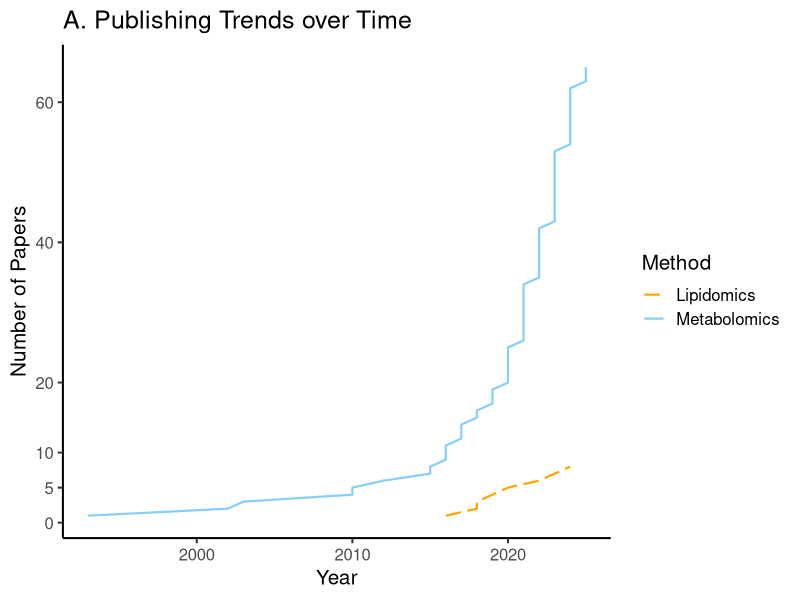
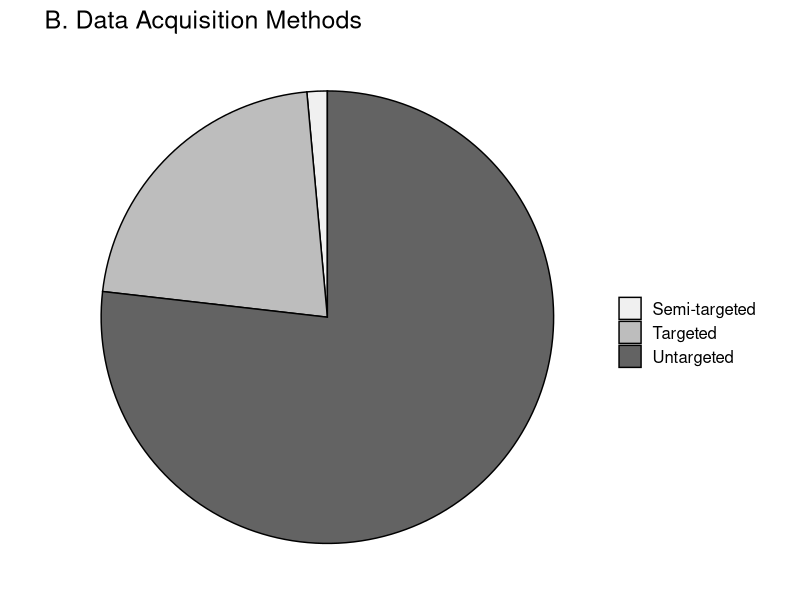
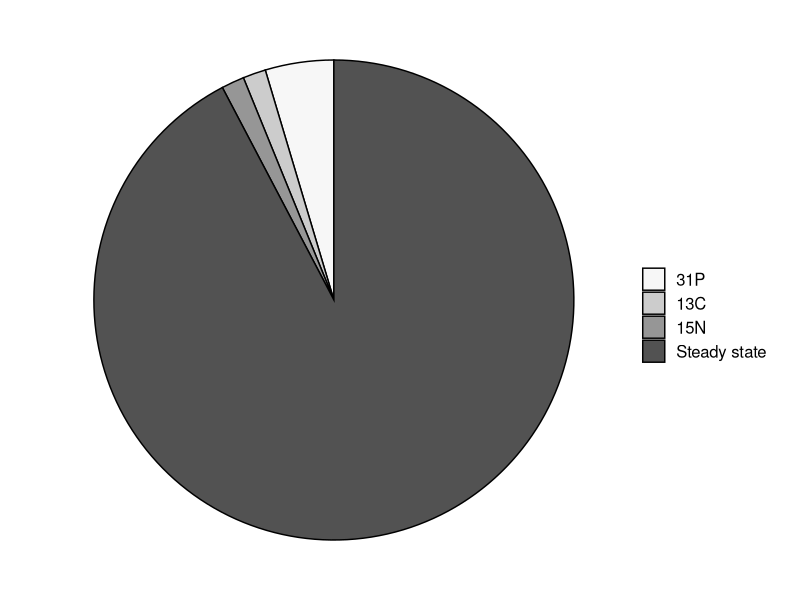
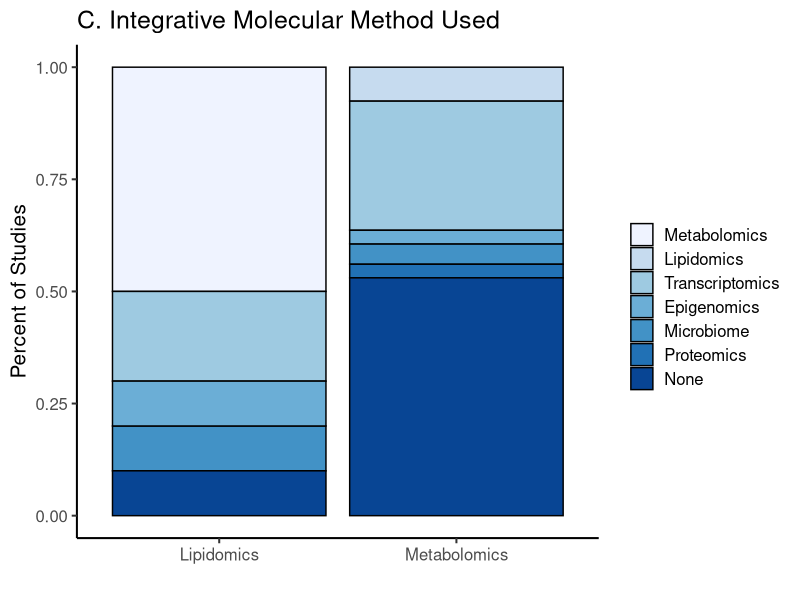
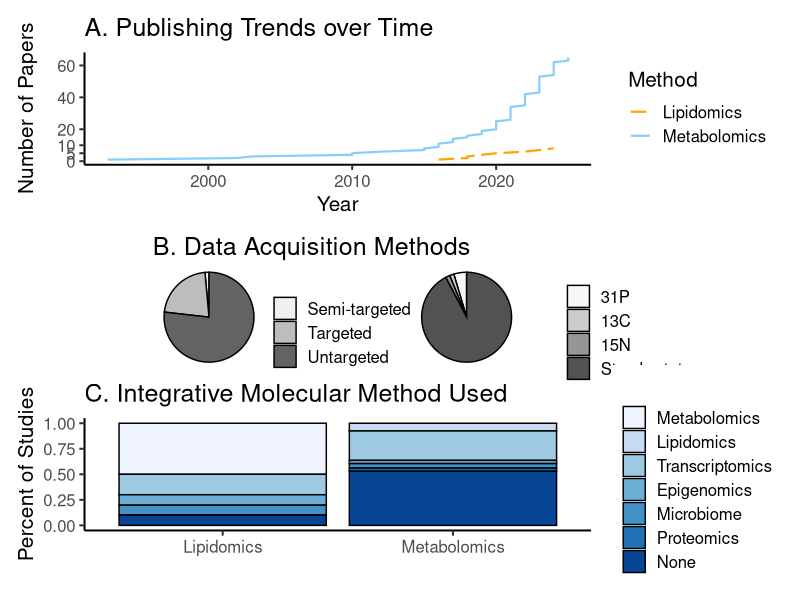
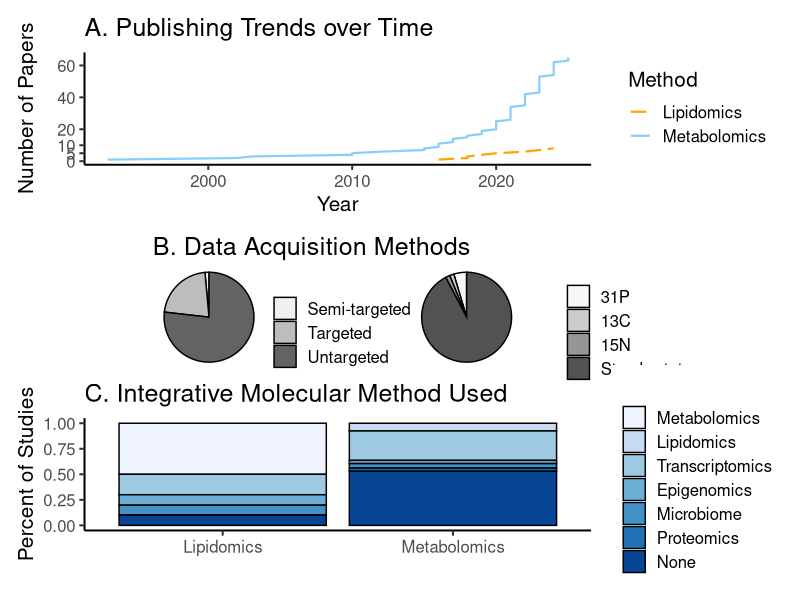

The R script that drew these images, in order:
## ---- chunk 1
knitr::opts_chunk$set(echo = TRUE)
knitr::opts_knit$set(root.dir = normalizePath(".")) #Set root directory
## ---- chunk 2
getwd()
## ---- chunk 3
#install.packages("tidyverse")
#install.packages("RColorBrewer")
#install.packages("patchwork")
require(tidyverse)
require(RColorBrewer)
require(patchwork)
## ---- chunk 4
sessionInfo()
## ---- chunk 5
metadata <- read.csv("../metadata/2025-metabolomics-lipidomics-studies.csv", header = TRUE, col.names = c("Year", "Author", "Title", "Species", "Phyllum", "Stressor", "Method", "dataAcquisition", "Platform", "Type", "statisticalMethods", "enrichmentMethod", "physTraits", "otherOmicMethods", "integrativeAnalysis", "takeHomes", "Abstract", "DOI", "Source")) %>%
  dplyr::select(-c(takeHomes, Abstract, DOI, Source))#Import study information. Change column names to be simple where appropriate. Remove columns that will not be used for figures
head(metadata)
## ---- chunk 6
panelAPlot <- metadata %>%
  dplyr::select(Year, Author, Method) %>%
  unique(.) %>%
  arrange(Year) %>%
  group_by(Method) %>%
  mutate(cumulative_count = row_number()) %>%
  ggplot(., aes(x = Year, y = cumulative_count, color = Method, linetype = Method)) +
  geom_line(linewidth = 0.75) +
  scale_y_continuous(name = "Number of Papers",
                     breaks = c(seq(0,10,5),
                                seq(20,60,20))) +
  scale_color_manual(values = c("orange", "lightskyblue")) +
  scale_linetype_manual(values = c("longdash", "solid")) +
  ggtitle("A. Publishing Trends over Time") +
  theme_classic(base_size = 15)
panelAPlot
## ---- chunk 7
panelBPlot1 <- metadata %>%
  dplyr::select(Year, Author, dataAcquisition) %>%
  unique(.) %>%
  mutate(., dataAcquisition = gsub(pattern = "\\s*\\([^\\)]+\\)", replacement = "", x = dataAcquisition)) %>%
  mutate(., dataAcquisition = gsub(pattern = ", analyzed only those identified in database", replacement = "", x = dataAcquisition)) %>%
  mutate(., dataAcquisition = gsub(pattern = " ", replacement = "", x = dataAcquisition)) %>%
  group_by(., dataAcquisition) %>%
  summarize(., count = n()) %>%
  ggplot(mapping = aes(x = "", y = count, fill = dataAcquisition)) +
  geom_col(color = "black") +
  coord_polar(theta = "y") +
  scale_fill_manual(name = "",
                    values = brewer.pal(3, "Greys")) +
  ggtitle("B. Data Acquisition Methods") +
  theme_void(base_size = 15)
panelBPlot1
## ---- chunk 8
panelBPlot2 <- metadata %>%
  filter(., Method == "Metabolomics") %>%
  dplyr::select(Year, Author, Type) %>%
  unique(.) %>%
  group_by(., Type) %>%
  summarize(., count = n()) %>%
  ggplot(mapping = aes(x = "", y = count, fill = Type)) +
  geom_col(color = "black") +
  coord_polar(theta = "y") +
  scale_fill_manual(name = "",
                    labels = c("31P", "13C", "15N", "Steady state"),
                    values = brewer.pal(4, "Greys")) +
  theme_void(base_size = 15)
panelBPlot2
## ---- chunk 9
intStudyTable <- metadata %>%
  dplyr::select(Year, Author, Method, otherOmicMethods) %>%
  unique(.) %>%
  pivot_longer(., cols = Method:otherOmicMethods,
               values_to = "Method") %>%
  dplyr::select(-name) %>%
  separate(., col = Method, into = c("Method", "Method2", "Method3"), sep = ", ") %>%
  pivot_longer(., cols = Method:Method3,
               values_to = "Method") %>%
  dplyr::select(-name) %>%
  filter(., is.na(Method) == FALSE) %>%
  filter(., Method != "None") %>%
  mutate(., Method = gsub(pattern = "16S microbial diversity", replacement = "Microbiome", x = Method)) %>%
  mutate(., Method = gsub(pattern = "16s microbial diversity", replacement = "Microbiome", x = Method)) %>%
  mutate(., Method = gsub(pattern = "Microbiome", replacement = "Microbiome", x = Method)) %>%
  mutate(., Method = gsub(pattern = "ITS2 microbiome", replacement = "Microbiome", x = Method)) %>%
  mutate(., Method = gsub(pattern = "ITS2 sequencing", replacement = "Microbiome", x = Method)) %>%
  mutate(., Method = gsub(pattern = "DNA methylation", replacement = "Epigenomics", x = Method)) %>%
  mutate(., Method = gsub(pattern = "Histone PTM", replacement = "Epigenomics", x = Method)) %>%
  mutate(., Method = gsub(pattern = "transcriptome", replacement = "Transcriptomics", x = Method)) %>%
  mutate(., Method = gsub(pattern = "RT-qPCR", replacement = "Transcriptomics", x = Method)) %>%
  mutate(., used = "Y") %>%
  pivot_wider(., names_from = "Method", values_from = "used", values_fill = "N") %>%
  dplyr::select(Year:Metabolomics, Lipidomics, Transcriptomics, Microbiome, Epigenomics, Proteomics)
#Take metadata and pivot table such that all method information is in one column. Separate entries with multiple methods into different columns, then pivot. Add a column indicating that particular method was used. Pivot dataframe wider, filling in "N" for "NA".
head(intStudyTable)
## ---- chunk 10
intStudySummary <- cbind((intStudyTable %>%
                            filter(., Metabolomics == "Y") %>%
                            dplyr::select(-c(Year, Author)) %>%
                            summarize(., "1metaboliteY" = sum(Metabolomics == "Y"),
                                      "2lipidY" = sum(Lipidomics == "Y"),
                                      "3transcriptY" = sum(Transcriptomics == "Y"),
                                      "5microbiomeY" = sum(Microbiome == "Y"),
                                      "4epigenomeY" = sum(Epigenomics == "Y"),
                                      "6proteinY" = sum(Proteomics == "Y"),
                                      "7noInt" = sum(Lipidomics == "N" & Transcriptomics == "N" & Microbiome == "N" & Epigenomics == "N" & Proteomics == "N")) %>%
                            t(.) %>% as.data.frame(.)),
                         (intStudyTable %>%
                            filter(., Lipidomics == "Y") %>%
                            dplyr::select(-c(Year, Author)) %>%
                            summarize(., "1metaboliteY" = sum(Metabolomics == "Y"),
                                      "2lipidY" = sum(Lipidomics == "Y"),
                                      "3transcriptY" = sum(Transcriptomics == "Y"),
                                      "5microbiomeY" = sum(Microbiome == "Y"),
                                      "4epigenomeY" = sum(Epigenomics == "Y"),
                                      "6proteinY" = sum(Proteomics == "Y"),
                                      "7noInt" = sum(Metabolomics == "N" & Transcriptomics == "N" & Microbiome == "N" & Epigenomics == "N" & Proteomics == "N")) %>%
                            t(.) %>% as.data.frame(.))) #Count the number of metabolomics or lipidomics studies that use other methods, and use cbind to combine.
colnames(intStudySummary) <- c("Metabolomics", "Lipidomics") #Change column names
intStudySummary$Metabolomics[1] <- NA #Change number of metabolomics studies to NA
intStudySummary$Lipidomics[2] <- NA #Change number of lipidomics studies to NA
intStudySummary #Confirm changes
## ---- chunk 11
panelCPlot <- intStudySummary %>%
  rownames_to_column(var = "intMethod") %>%
  pivot_longer(., cols = Metabolomics:Lipidomics, names_to = "method", values_to = "count") %>%
  ggplot(., aes(x = method, y = count, fill = intMethod)) +
  geom_bar(stat = "identity", position = "fill", color = "black") +
  labs(x = "", y = "Percent of Studies") +
  scale_fill_manual(name = "",
                    labels = c("Metabolomics", "Lipidomics",
                               "Transcriptomics", "Epigenomics", "Microbiome", "Proteomics",
                               "None"),
                    values = brewer.pal(7, "Blues")) +
  ggtitle("C. Integrative Molecular Method Used") +
  theme_classic(base_size = 15)
panelCPlot
## ---- chunk 12
panelAPlot / (panelBPlot1 | panelBPlot2) / panelCPlot
ggsave("figure1.pdf", height = 11, width = 8.5)
